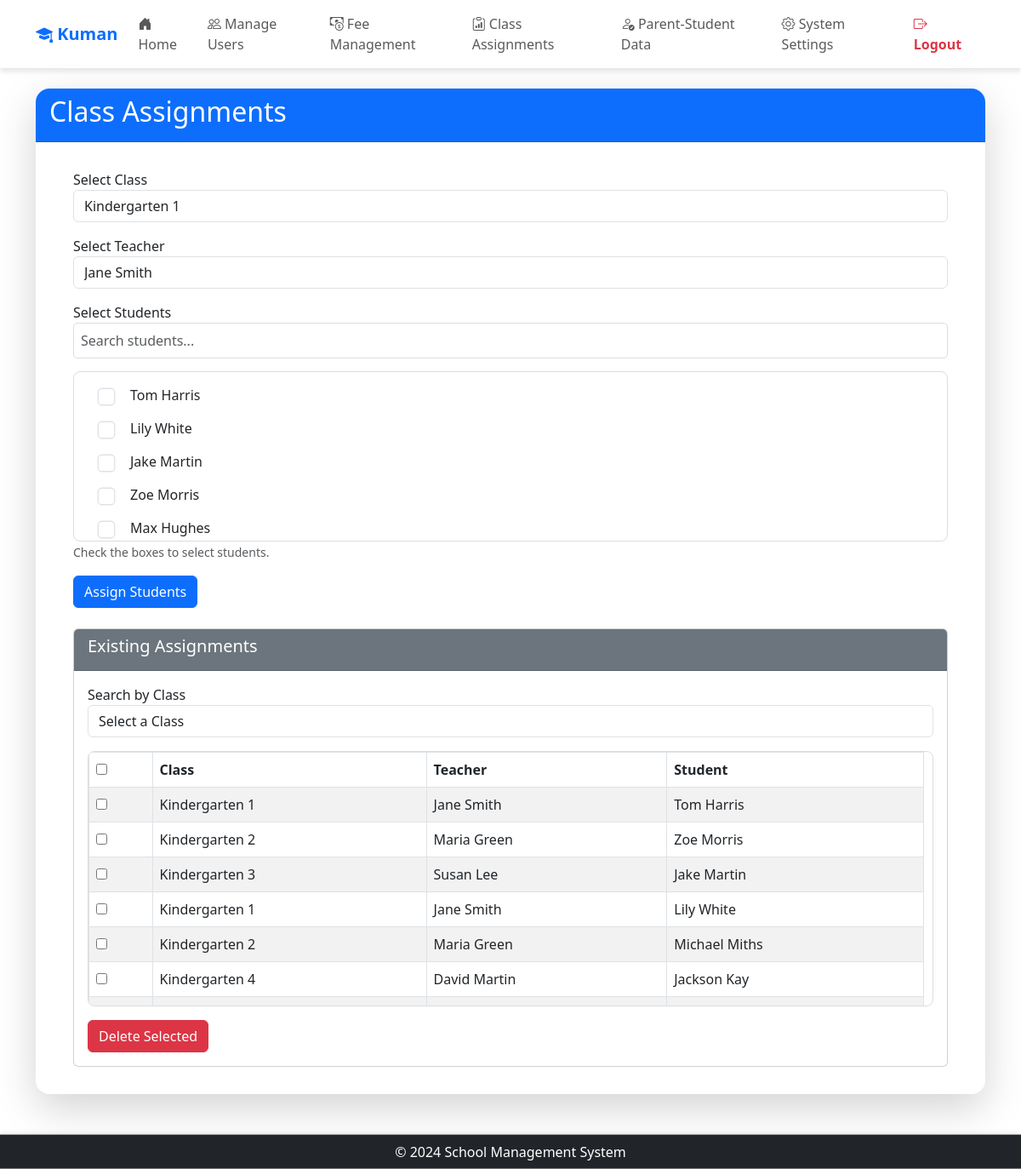
The page /admin/class_assignments (signed in) on the database its author committed.
### app/models/models.py (models this page shows)
class Settings(db.Model):
    __tablename__ = 'Settings'
    setting_key = db.Column('SettingKey', db.String, primary_key=True)
    setting_value = db.Column('SettingValue', db.String, nullable=False)
    description = db.Column('Description', db.String, nullable=False)
    category = db.Column('Category', db.String, nullable=False)

class User(UserMixin, db.Model):
    __tablename__ = 'User'
    id = db.Column('Id', db.String, primary_key=True, default=lambda: str(uuid.uuid4()))
    password = db.Column('Password', db.String, nullable=True)
    role_id = db.Column('RoleId', db.String, ForeignKey('Role.RoleId', ondelete='SET NULL'))
    email = db.Column('Email', db.String, nullable=False)
    first_name = db.Column('FirstName', db.String, nullable=False)
    last_name = db.Column('LastName', db.String, nullable=False)
    date_of_birth = db.Column('DateOfBirth', db.Date, nullable=False)
    role = relationship('Role', back_populates='users')
    parent_relations = relationship('ParentStudentRelation', back_populates='parent', foreign_keys='ParentStudentRelation.parent_id')
    student_relations = relationship('ParentStudentRelation', back_populates='student', foreign_keys='ParentStudentRelation.student_id')
    student_fees = relationship('StudentFeeAssignment', back_populates='student')
    class_assignments_teacher = relationship('ClassAssignment', back_populates='teacher', foreign_keys='ClassAssignment.teacher_id')
    class_assignments_student = relationship('ClassAssignment', back_populates='student', foreign_keys='ClassAssignment.student_id')
    messages_sent = relationship('Notification', back_populates='teacher', foreign_keys='Notification.teacher_id')
    messages_received = relationship('Notification', back_populates='student', foreign_keys='Notification.student_id')

class ClassAssignment(db.Model):
    __tablename__ = 'ClassAssignment'
    assignment_id = db.Column('AssignmentId', db.String, primary_key=True, default=lambda: str(uuid.uuid4()))
    class_id = db.Column('ClassId', db.String, ForeignKey('Class.ClassId', ondelete='CASCADE'))
    teacher_id = db.Column('TeacherId', db.String, ForeignKey('User.Id', ondelete='SET NULL'))
    student_id = db.Column('StudentId', db.String, ForeignKey('User.Id', ondelete='SET NULL'))
    class_ = relationship('Class', back_populates='assignments')
    teacher = relationship('User', back_populates='class_assignments_teacher', foreign_keys=[teacher_id])
    student = relationship('User', back_populates='class_assignments_student', foreign_keys=[student_id])

class Class(db.Model):
    __tablename__ = 'Class'
    class_id = db.Column('ClassId', db.String, primary_key=True, default=lambda: str(uuid.uuid4()))
    class_name = db.Column('ClassName', db.String, nullable=False)
    description = db.Column('Description', db.String, nullable=True)
    assignments = relationship('ClassAssignment', back_populates='class_')

### app/routes/admin/class_assignment.py (the view, shortened to what this page needs)
@admin.route('/class_assignments', methods=['GET', 'POST'])
@role_required('1')
@login_required
def class_assignments():
    teachers = User.query.filter_by(role_id='2').all()  # Assuming 'teacher' role_id
    students = User.query.filter_by(role_id='5').all()  # Assuming 'student' role_id
    classes = Class.query.all()  # All classes
    assignments = ClassAssignment.query.all()
    return render_template(
        'admin/class_assignments.html',
        teachers=teachers,
        students=students,
        classes=classes,
        assignments=assignments,
        app_name=app_name()
    )

### app/__init__.py (called while the page is built)
@login_manager.user_loader
def load_user(user_id):
    from .models.models import User
    return User.query.get(user_id)

### app/routes/routes.py (called while the page is built)
def app_name():
    app_name = "School Management System"
    with current_app.app_context():
        setting = Settings.query.filter_by(setting_key='school_name').first()
        if setting and setting.setting_value:
            app_name = setting.setting_value
    return app_name

def role_required(*roles):
    def decorator(f):
        @wraps(f)
        def decorated_function(*args, **kwargs):
            if not current_user.is_authenticated or current_user.role_id not in roles:
                abort(403)  # Forbidden access if role does not match
            return f(*args, **kwargs)
        return decorated_function
    return decorator

### app/templates/admin/class_assignments.html (shortened to what this page needs)
{% extends "share/dashboard.html" %}
{% block card_title %}
Class Assignments
{% endblock %}
{% block card_content %}
<div class="container">
    <div class="card-body">
        <form method="POST" id="assign-form">
            <div class="form-group mb-3">
                <label for="class">Select Class</label>
                <select class="form-control" id="class" name="class_id" required>
                    {% for class in classes %}
                    <option value="{{ class.class_id }}">{{ class.class_name }}</option>
                    {% endfor %}
                </select>
            </div>
            <div class="form-group mb-3">
                <label for="teacher">Select Teacher</label>
                <select class="form-control" id="teacher" name="teacher_id" required>
                    {% if teachers %}
                    {% for teacher in teachers %}
                    <option value="{{ teacher.id }}">{{ teacher.first_name }} {{ teacher.last_name }}</option>
                    {% endfor %}
                    {% else %}
                    <option disabled>No teachers available</option>
                    {% endif %}
                </select>
            </div>
            <div class="form-group mb-3">
                <label for="students">Select Students</label>
                <input type="text" id="search-student" class="form-control" placeholder="Search students..."
                    onkeyup="searchByStudent()">
                <div class="scrollable-container" id="student-list">
                    <div class="form-check">
                        {% for student in students %}
                        <div class="student-item" data-name="{{ student.first_name }} {{ student.last_name }}">
                            <input class="form-check-input" type="checkbox" id="student_{{ student.id }}"
                                name="student_id" value="{{ student.id }}">
                            <label class="form-check-label" for="student_{{ student.id }}">
                                {{ student.first_name }} {{ student.last_name }}
                            </label>
                        </div>
                        {% endfor %}
                    </div>
                </div>
                <small class="form-text text-muted">Check the boxes to select students.</small>
            </div>
            <button type="submit" class="btn btn-primary" name="assign_students">Assign Students</button>
        </form>
        <div class="card mt-4">
            <div class="card-header bg-secondary text-white">
                <h5>Existing Assignments</h5>
            </div>
            <div class="card-body">
                <div class="mb-3">
                    <label for="search-class">Search by Class</label>
                    <select id="search-class" class="form-control" onchange="searchByClass()">
                        <option value="">Select a Class</option>
                    </select>
                </div>
                <div class="scrollable-assignments">
                    <form method="POST" id="delete-form">
                        <table class="table table-striped table-bordered">
                            <thead class="thead-dark">
                                <tr>
                                    <th>
                                        <input type="checkbox" id="select_all" onclick="toggleSelectAll()">
                                    </th>
                                    <th>Class</th>
                                    <th>Teacher</th>
                                    <th>Student</th>
                                </tr>
                            </thead>
                            <tbody id="assignment-list">
                                {% for assignment in assignments %}
                                <tr class="assignment-item" data-class-id="{{ assignment.class_.class_id }}"
                                    data-class="{{ assignment.class_.class_name }}"
                                    data-teacher="{{ assignment.teacher.first_name }} {{ assignment.teacher.last_name }}"
                                    data-student="{{ assignment.student.first_name }} {{ assignment.student.last_name }}">
                                    <td>
                                        <input type="checkbox" class="assignment_checkbox" name="assignment_ids"
                                            value="{{ assignment.assignment_id }}">
                                    </td>
                                    <td>{{ assignment.class_.class_name }}</td>
                                    <td>{{ assignment.teacher.first_name }} {{ assignment.teacher.last_name }}</td>
                                    <td>{{ assignment.student.first_name }} {{ assignment.student.last_name }}</td>
                                </tr>
                                {% endfor %}
                            </tbody>
                        </table>
                    </form>
                </div>
                <button type="submit" class="btn btn-danger mt-3" form="delete-form" name="delete_selected">Delete
                    Selected</button>
            </div>
        </div>
    </div>
</div>
{% endblock %}

### app/templates/share/dashboard.html (shortened to what this page needs)
<!DOCTYPE html>
<html lang="en">
  <head>
    <link href="https://cdn.jsdelivr.net/npm/bootstrap@5.3.0-alpha1/dist/css/bootstrap.min.css" rel="stylesheet" />
    <link href="https://cdn.jsdelivr.net/npm/bootstrap-icons/font/bootstrap-icons.css" rel="stylesheet" />
  </head>
  <body>
    <header class="navbar navbar-expand-lg navbar-light">
      <div class="container">
        <a class="navbar-brand text-primary fw-bold"
          href="{% if current_user.role_id == '1' %}
                    {{ url_for('admin.dashboard') }}
                {% elif current_user.role_id == '2' %}
                    {{ url_for('teacher.dashboard') }}
                {% elif current_user.role_id == '3' %}
                    {{ url_for('parent.dashboard') }}
                {% elif current_user.role_id == '4' %}
                    {{ url_for('accountant.dashboard') }}
                {% else %}
                    {{ url_for('views.home') }}
                {% endif %}">
          <i class="bi bi-mortarboard-fill"></i> {{ app_name }}
        </a>
        <div class="collapse navbar-collapse" id="navbarNav">
          <ul class="navbar-nav me-auto">
            <li class="nav-item">
              <a class="nav-link"
                 href="{% if current_user.role_id == '1' %}
                          {{ url_for('admin.dashboard') }}
                       {% elif current_user.role_id == '2' %}
                          {{ url_for('teacher.dashboard') }}
                       {% elif current_user.role_id == '3' %}
                          {{ url_for('parent.dashboard') }}
                       {% elif current_user.role_id == '4' %}
                          {{ url_for('accountant.dashboard') }}
                       {% else %}
                          {{ url_for('views.home') }}
                       {% endif %}">
                <i class="bi bi-house-door-fill"></i> Home
              </a>
            </li>
            {% if current_user.role_id == '1' %}
              <li class="nav-item">
                <a class="nav-link" href="{{ url_for('admin.manage_users') }}">
                  <i class="bi bi-people"></i> Manage Users
                </a>
              </li>
              <li class="nav-item">
                <a class="nav-link" href="{{ url_for('admin.fee_management') }}">
                  <i class="bi bi-cash-coin"></i> Fee Management
                </a>
              </li>
              <li class="nav-item">
                <a class="nav-link" href="{{ url_for('admin.class_assignments') }}">
                  <i class="bi bi-clipboard-data"></i> Class Assignments
                </a>
              </li>
              <li class="nav-item">
                <a class="nav-link" href="{{ url_for('admin.parent_student') }}">
                  <i class="bi bi-person-check"></i> Parent-Student Data
                </a>
              </li>
              <li class="nav-item">
                <a class="nav-link" href="{{ url_for('admin.system_settings') }}">
                  <i class="bi bi-gear"></i> System Settings
                </a>
              </li>
            {% endif %}
          </ul>
          <ul class="navbar-nav ms-auto">
            <li class="nav-item">
              <a class="nav-link text-danger fw-bold" href="{{ url_for('auth.logout') }}">
                <i class="bi bi-box-arrow-right"></i> Logout
              </a>
            </li>
          </ul>
        </div>
      </div>
    </header>
    <main class="container mt-4">
      <div class="card border-0 shadow-lg rounded-4">
        <div class="card-header text-white bg-primary rounded-top-4">
          <h2>{% block card_title %} {% endblock %}</h2>
        </div>
        <div class="card-body">
          {% block card_content %} {% endblock %}
        </div>
      </div>
    </main>
    <footer class="bg-dark text-white py-2 mt-5 text-center sticky-footer">
      <div class="container">
        <p class="m-0">&copy; 2024 School Management System</p>
      </div>
    </footer>
  </body>
</html>

### app/templates/share/dashboard.html (style rules this page uses)
html, body { height: 100%; }
body { display: flex; flex-direction: column; min-height: 100vh; }
main { flex: 1; }
.navbar { background: rgba(255, 255, 255, 0.9); box-shadow: 0 4px 6px rgba(0, 0, 0, 0.1); }
.navbar-nav .nav-link { font-weight: 500; transition: 0.3s; }
.sticky-footer { position: sticky; bottom: 0; width: 100%; box-shadow: 0 -2px 6px rgba(0, 0, 0, 0.1); }

### app/templates/admin/class_assignments.html (style rules this page uses)
.scrollable-container { max-height: 200px; overflow-y: auto; border: 1px solid #ddd; padding: 15px; border-radius: 8px; }
.student-item { padding-left: 15px; margin-bottom: 15px; display: flex; align-items: center; }
.form-check-label { margin-left: 10px; }
.form-check-input { transform: scale(1.3); margin-right: 10px; }
.form-check { display: block; }
#search-student, #search-assignment { margin-bottom: 15px; padding: 8px; width: 100%; border: 1px solid #ddd; border-radius: 5px; }
.scrollable-assignments { max-height: 300px; overflow-y: auto; border: 1px solid #ddd; border-radius: 8px; padding-right: 10px; }

### rows shown on the page
Settings: SettingValue "Kuman"
User: first_name "Tom", last_name "Harris"
User: first_name "Lily", last_name "White"
User: first_name "Jake", last_name "Martin"
User: first_name "Zoe", last_name "Morris"
User: first_name "Max", last_name "Hughes"
ClassAssignment: class_.class_name "Kindergarten 1", teacher.first_name "Jane", teacher.last_name "Smith", student.first_name "Tom", student.last_name "Harris"
ClassAssignment: class_.class_name "Kindergarten 2", teacher.first_name "Maria", teacher.last_name "Green", student.first_name "Zoe", student.last_name "Morris"
ClassAssignment: class_.class_name "Kindergarten 3", teacher.first_name "Susan", teacher.last_name "Lee", student.first_name "Jake", student.last_name "Martin"
ClassAssignment: class_.class_name "Kindergarten 1", teacher.first_name "Jane", teacher.last_name "Smith", student.first_name "Lily", student.last_name "White"
ClassAssignment: class_.class_name "Kindergarten 2", teacher.first_name "Maria", teacher.last_name "Green", student.first_name "Michael", student.last_name "Miths"
ClassAssignment: class_.class_name "Kindergarten 4", teacher.first_name "David", teacher.last_name "Martin", student.first_name "Jackson", student.last_name "Kay"

### other values the page prints
form field class_id "Kindergarten 1"
form field teacher_id "Jane Smith"
